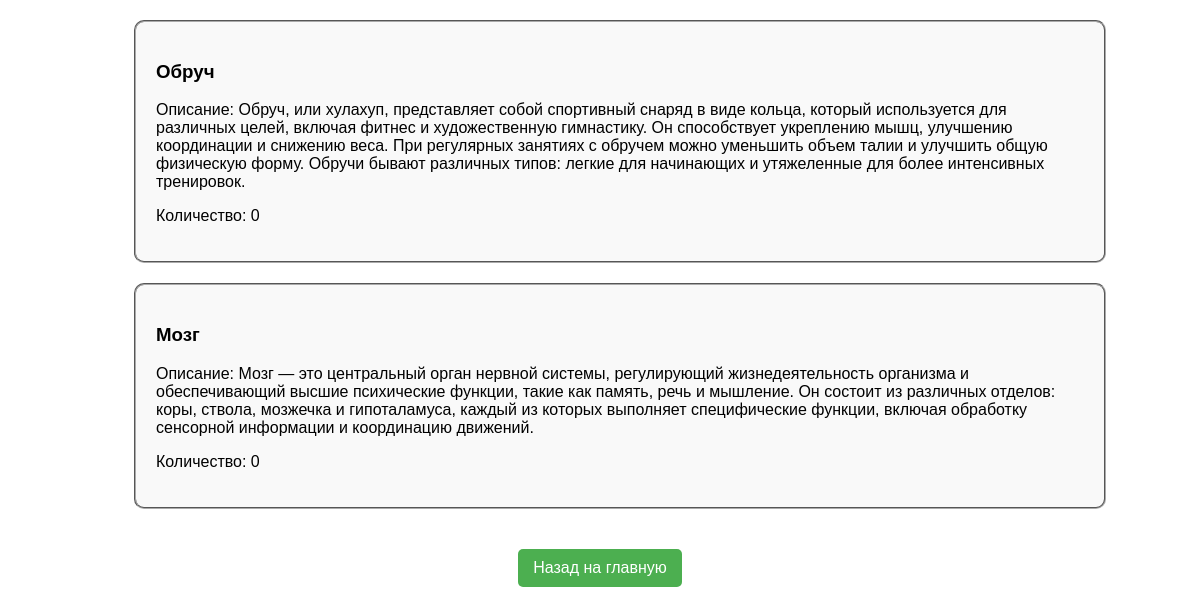
The page /inventory/owned_inventory/ (signed in) on the database as committed earlier.
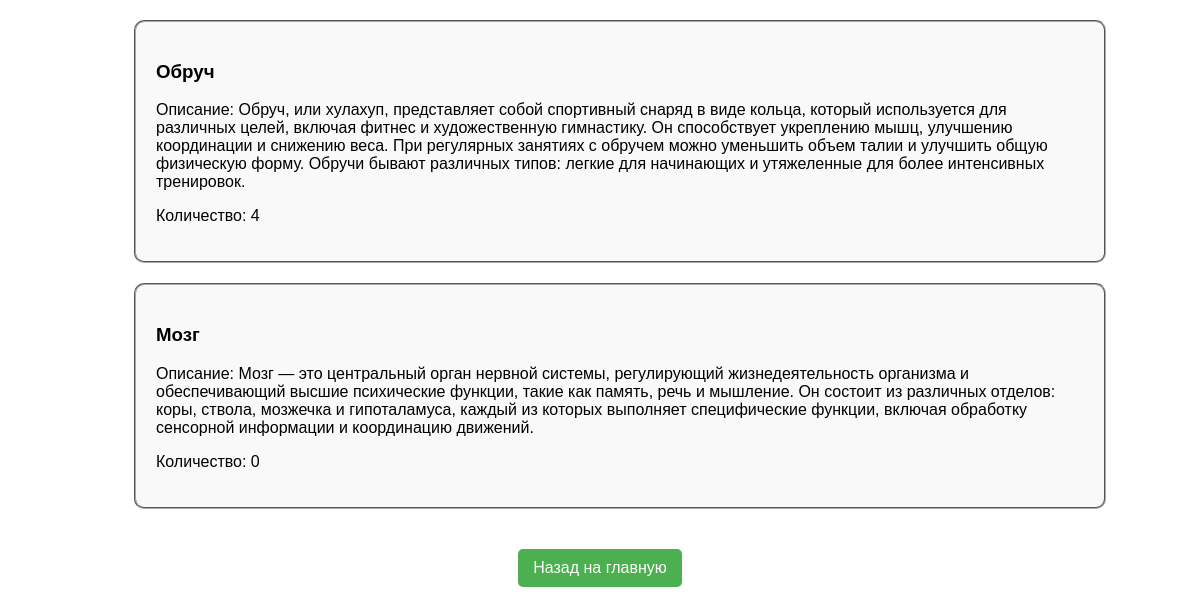
The same page on the database as committed later.
### invpage/models.py (models this page shows, shortened)
class Ownership(models.Model):
    user = models.ForeignKey(settings.AUTH_USER_MODEL, on_delete=models.CASCADE, related_name='owned_items', verbose_name=_("Пользователь"))
    item = models.ForeignKey(InventoryItem, on_delete=models.CASCADE, related_name='owners', verbose_name=_("Инвентарь"))
    quantity = models.PositiveIntegerField(default=1, verbose_name=_("Количество"))

class InventoryItem(models.Model):
    name = models.CharField(max_length=255, verbose_name=_("Название"))
    description = models.TextField(verbose_name=_("Описание"))
    status = models.CharField(max_length=50, default='Исправен', verbose_name=_("Статус"))
    item_id = models.AutoField(primary_key=True)
    quantity = models.PositiveIntegerField(default=0, verbose_name=_("Количество"))
    class Meta:
        verbose_name = _("предмет инвентаря")
        verbose_name_plural = _("Предметы инвентаря")

### invpage/views.py (the view)
# urls.py: path('owned_inventory/', owned_inv, name='owned_inv'),
@login_required
def owned_inv(request):
    user = request.user
    owned_items = Ownership.objects.filter(user=user).select_related('item')
    return render(request, 'inventory_owned.html', {'owned_items': owned_items})

### invpage/templates/inventory_owned.html (shortened to what this page needs)
{% load static %}
<!DOCTYPE html>
<html lang="en">
<head>
    <link rel="stylesheet" href="{% static 'invpage/css/own_inv.css' %}">
</head>
<body>
<ul class="inventory-list good" id="inventory-list-good">
    {% for el in owned_items %}
        <li>
            <div class="inventory-card">
                <h3>{{ el.item.name }}</h3>
                <p>Описание: {{ el.item.description }}</p>
                <p>Количество: {{ el.quantity }}</p>
            </div>
        </li>
    {% empty %}
        <li>Нет доступного инвентаря.</li>
    {% endfor %}
</ul>
<div class="button-container">
    <a href="{% url 'index' %}">Назад на главную</a>
</div>
</body>
</html>

Rows that differ between the two databases and show on the page:
changed Ownership "Обруч": quantity "0" → "4"
